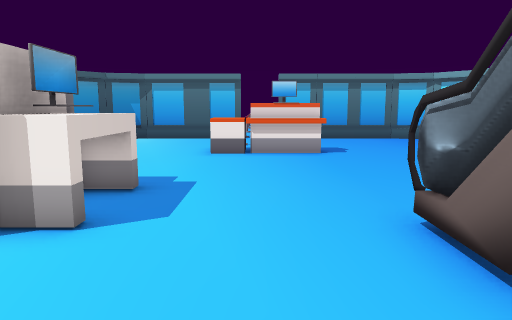
view 1 (above)

15 first-person views from a walk through a scene from a Unity 3-D project. The camera is 1.5 m above the floor, tilts 8° down and sees 70° across. The floor is counted in squares, 1 m on a side. Each view is taken from the middle of a square. On the plan, view 1 faces up. The plan holds only what a view shows up to about 16 squares ahead; the rest is blank. The place goes on beyond the plan. The player character is not drawn. Some animated figures are left out.

view 2
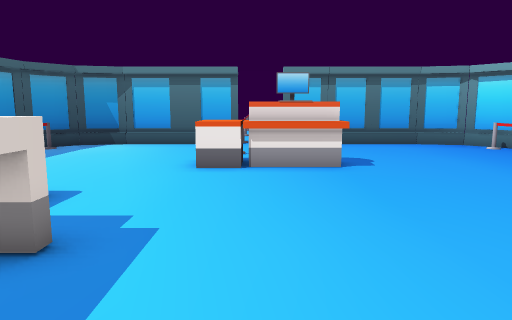

view 3
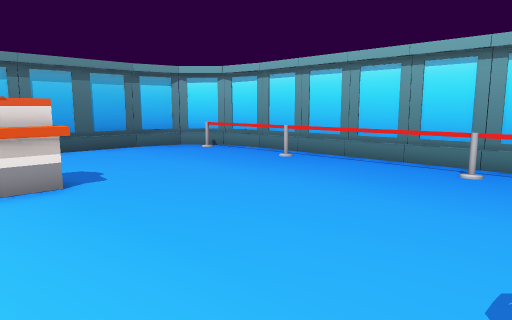

view 4
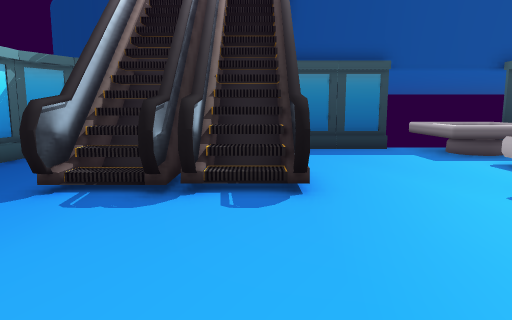

view 5
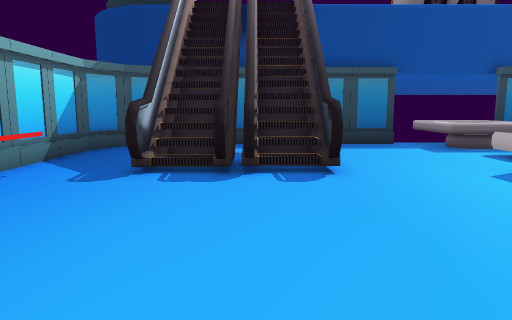

view 6
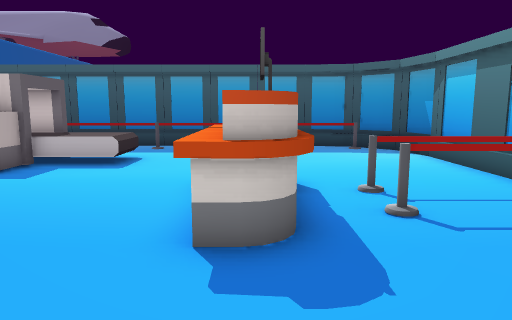

view 7
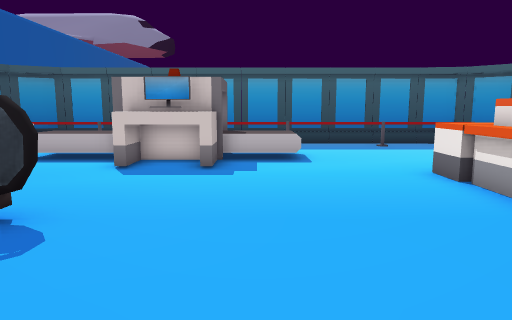

view 8
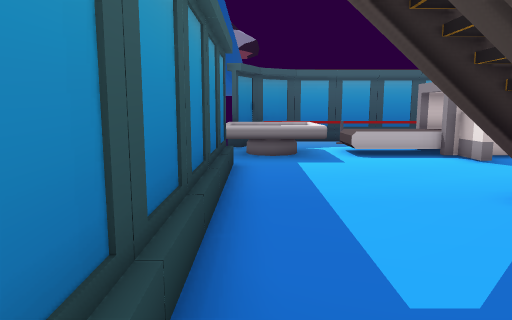

view 9
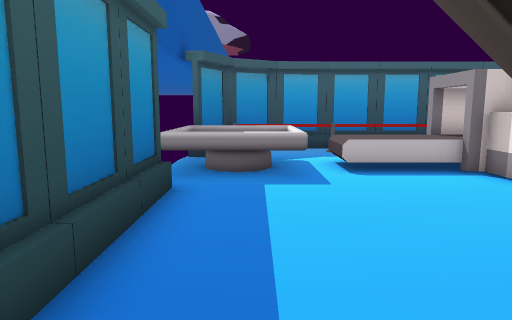

view 10
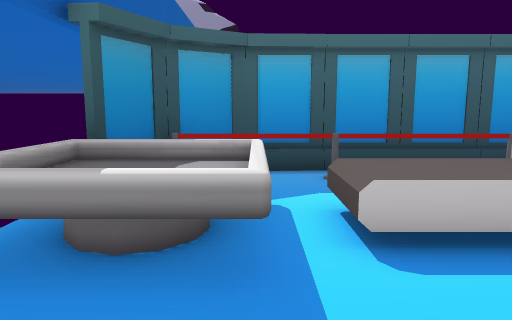

view 11
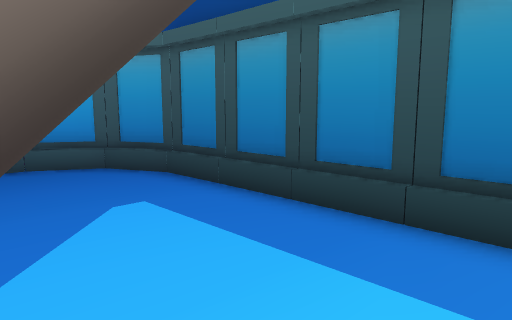

view 12
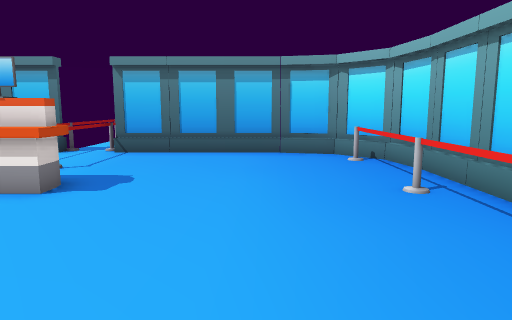

view 13
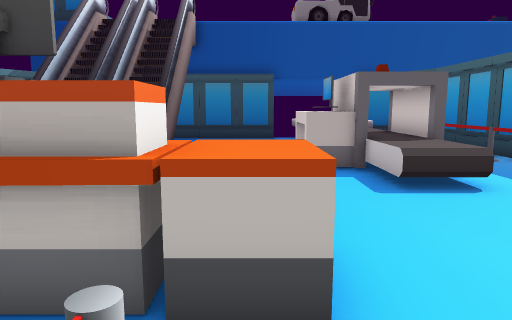

view 14
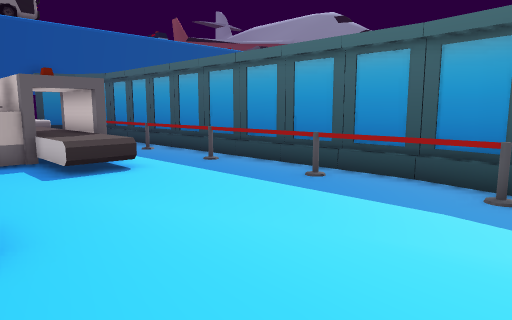

view 15
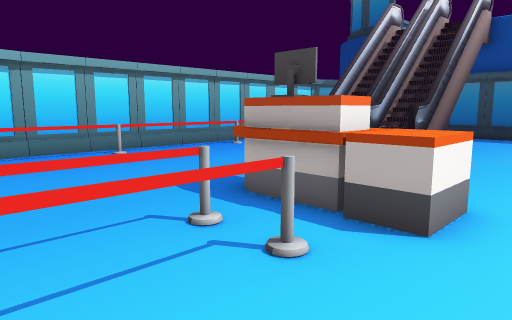

### Floor plan
Key: @ floor where view 1 was taken; # wall or solid block; x gap in a wall; . main floor; : floor 0.25 m higher than the main floor; / step, stairs or slope; = window, fence, low wall or low ledge; ^ raised ledge; O other object.
Columns run from 9 left of view 1 to 10 right of it. Each row starts with its distance up from view 1.
 19  ##################
 18  #.......#=.......##
 17 ##.......#=.......=#
 16 #=.......#=.......=#
 15 #=......=#=.......=#
 14 #=.......#^#......=#
 13 #=......^###......=#
 12 #=......^^^^......=#
 11 #=................=#
 10 #=................=#
  9 #=..^^............=#
  8 #=..^^............=#
  7 #=. ##^...........=#
  6 #=. ##^^..........=#
  5 #=  ##^^...#.##.#.=#
  4 #= .##=....#:#=/=..#
  3 #= .^^.....#:##/#..#
  2 #=..^^.....#/##/#..#
  1 #=..^^.....######..#
  0 #=.OOOO..@.........#
 -1 ##.OOOO............#
 -2  #.OOOO...........##
 -3  ##OOOOx###########

Positions as (right, up) in squares from view 1, and headings:
1: (0, 0), facing up
2: (0, 3), facing up
3: (0, 5), facing up-right
4: (3, 11), facing down
5: (4, 13), facing down
6: (6, 13), facing left
7: (7, 8), facing left
8: (8, -2), facing left
9: (5, -1), facing left
10: (0, 0), facing left
11: (0, 2), facing down-right
12: (6, 6), facing up
13: (-1, 16), facing down
14: (-1, 18), facing down-left
15: (-3, 18), facing down-right
